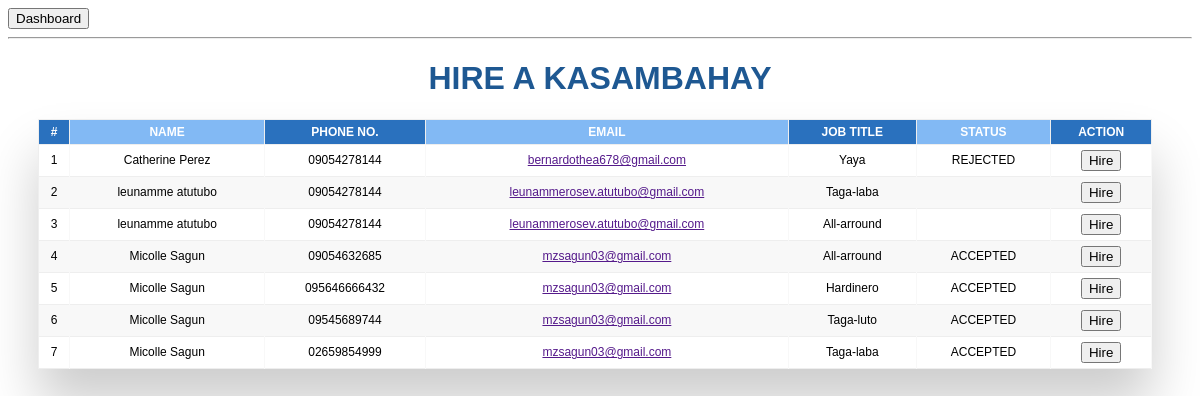
The page /hire.php on the database its author committed.
### tables this page shows
CREATE TABLE `application` (
  `idapply` int(191) NOT NULL,
  `Name` varchar(60) NOT NULL,
  `idSeeker` int(191) NOT NULL,
  `Bday` date NOT NULL,
  `Phone_no` varchar(12) NOT NULL,
  `Email` varchar(191) NOT NULL,
  `Address` varchar(191) NOT NULL,
  `Role` varchar(191) NOT NULL,
  `Filename` varchar(200) NOT NULL,
  `submitted_at` timestamp NOT NULL DEFAULT current_timestamp() ON UPDATE current_timestamp(),
  `status_of_application` varchar(20) NOT NULL,
  `hiring_status` varchar(45) NOT NULL
);

### hire.php (the view, shortened to what this page needs)
<?php require 'PAGES/config.php'; ?>
<!DOCTYPE html>
<html lang="en">
<head>
    <link rel="stylesheet" href="job/css.css">
    <link rel="stylesheet" href="css/data.css">
</head>
<body>
<a href="citizen_portal.php"> <button type="button" name="button">Dashboard</button></a>
<hr>
<center><h1 style="color:#1e5892;">HIRE A KASAMBAHAY</h1></center>
<div class="table-wrapper">
    <table border = 1 class="fl-table">
        <thead>
        <tr>
            <th>#</th>
            <th>NAME</th>
            <th>PHONE NO.</th>
            <th>EMAIL</th>
            <th>JOB TITLE</th>
            <th>STATUS</th>
            <th>ACTION</th>
        </tr>
        </thead>
        <tbody>
        <?php
        $i = 1;
        $rows = mysqli_query($conn, "SELECT * FROM application WHERE status_of_application='ACCEPTED'");
        foreach($rows as $row) :
        ?>
        <tr>
            <?php
                $idapply=$row["idapply"];
                $idSeeker=$row["idSeeker"];
            ?>
            <td> <?php echo $i++; ?> </td>
            <td> <?php echo $name=$row["Name"]; ?> </td>
            <td> <?php echo $contact=$row["Phone_no"]; ?> </td>
            <td> <a href=""><?php echo $row["Email"]; ?></a> </td>
            <td> <?php echo $role=$row["Role"]; ?> </td>
            <td> <?php echo $hiring_status=$row["hiring_status"]; ?> </td>
            <td>
                <button onclick="confirm_hire('<?php echo $name; ?>', '<?php echo $role; ?>', '<?php echo $contact; ?>', '<?php echo $idapply; ?>', '<?php echo $idSeeker; ?>')">Hire</button>
            </td>
        </tr>
        <?php endforeach; ?>
        </tbody>
    </table>
</div>
</body>
</html>

### css/data.css (style rules this page uses)
body { font-family: Helvetica; -webkit-font-smoothing: antialiased; }
.table-wrapper { margin: 20px 40px 30px 30px; box-shadow: 0px 35px 50px rgba( 0, 0, 0, 0.2 ); }
.fl-table { border-radius: 5px; font-size: 12px; font-weight: normal; border: none; border-collapse: collapse; width: 100%; max-width: 100%; background-color: white; }
.fl-table td, .fl-table th { text-align: center; padding: 5px; }
.fl-table td { border-right: 1px solid #f8f8f8; font-size: 12px; }
.fl-table thead th { color: #ffffff; background: rgb(130, 185, 244); }
.fl-table thead th:nth-child(odd) { color: #ffffff; background: rgb(42, 113, 190); }
.fl-table tr:nth-child(even) { background: #F8F8F8; }

### rows shown on the page
application: Name "Catherine Perez", Phone_no "09054278144", Email "bernardothea678@gmail.com", Role "Yaya", hiring_status "REJECTED"
application: Name "leunamme atutubo", Phone_no "09054278144", Email "leunammerosev.atutubo@gmail.com", Role "Taga-laba"
application: Name "leunamme atutubo", Phone_no "09054278144", Email "leunammerosev.atutubo@gmail.com", Role "All-arround"
application: Name "Micolle Sagun", Phone_no "09054632685", Email "mzsagun03@gmail.com", Role "All-arround", hiring_status "ACCEPTED"
application: Name "Micolle Sagun", Phone_no "095646666432", Email "mzsagun03@gmail.com", Role "Hardinero", hiring_status "ACCEPTED"
application: Name "Micolle Sagun", Phone_no "09545689744", Email "mzsagun03@gmail.com", Role "Taga-luto", hiring_status "ACCEPTED"
application: Name "Micolle Sagun", Phone_no "02659854999", Email "mzsagun03@gmail.com", Role "Taga-laba", hiring_status "ACCEPTED"
